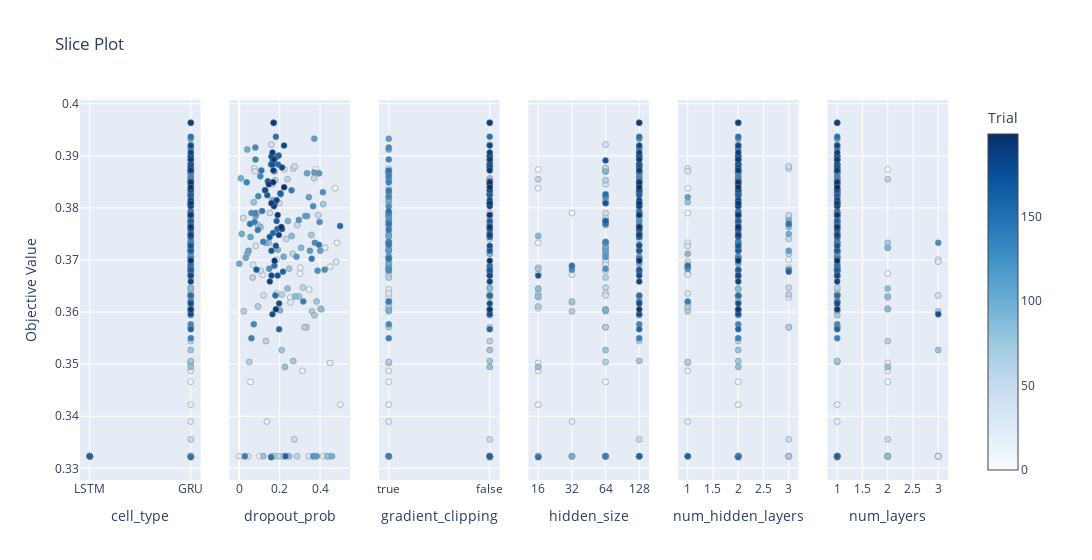

Notebook source saved alongside this figure:
### Markdown cell above
Slice Plot to show the importance of each hyperparameter's value

### Code cell
plot_slice(study)

### Figure 1 — Plotly figure (JSON) as saved in the notebook; plotly's stock layout.template omitted (floating-point values rounded to 4 significant figures; data arrays with more than 128 entries replaced by an {"elided": "..."} marker saying what was removed)
{"data": [{"marker": {"color": {"elided": "200 int values"}, "colorbar": {"title": {"text": "Trial"}, "x": 1, "xpad": 40}, "colorscale": [[0, "rgb(247,251,255)"], [0.125, "rgb(222,235,247)"], [0.25, "rgb(198,219,239)"], [0.375, "rgb(158,202,225)"], [0.5, "rgb(107,174,214)"], [0.625, "rgb(66,146,198)"], [0.75, "rgb(33,113,181)"], [0.875, "rgb(8,81,156)"], [1, "rgb(8,48,107)"]], "line": {"color": "Grey", "width": 0.5}, "showscale": true}, "mode": "markers", "name": "Feasible Trial", "showlegend": false, "type": "scatter", "x": {"elided": "200 str values"}, "xaxis": "x", "y": {"elided": "200 float values"}, "yaxis": "y"}, {"marker": {"color": {"elided": "200 int values"}, "colorbar": {"title": {"text": "Trial"}, "x": 1, "xpad": 40}, "colorscale": [[0, "rgb(247,251,255)"], [0.125, "rgb(222,235,247)"], [0.25, "rgb(198,219,239)"], [0.375, "rgb(158,202,225)"], [0.5, "rgb(107,174,214)"], [0.625, "rgb(66,146,198)"], [0.75, "rgb(33,113,181)"], [0.875, "rgb(8,81,156)"], [1, "rgb(8,48,107)"]], "line": {"color": "Grey", "width": 0.5}, "showscale": false}, "mode": "markers", "name": "Feasible Trial", "showlegend": false, "type": "scatter", "x": {"elided": "200 float values"}, "xaxis": "x2", "y": {"elided": "200 float values"}, "yaxis": "y2"}, {"marker": {"color": {"elided": "200 int values"}, "colorbar": {"title": {"text": "Trial"}, "x": 1, "xpad": 40}, "colorscale": [[0, "rgb(247,251,255)"], [0.125, "rgb(222,235,247)"], [0.25, "rgb(198,219,239)"], [0.375, "rgb(158,202,225)"], [0.5, "rgb(107,174,214)"], [0.625, "rgb(66,146,198)"], [0.75, "rgb(33,113,181)"], [0.875, "rgb(8,81,156)"], [1, "rgb(8,48,107)"]], "line": {"color": "Grey", "width": 0.5}, "showscale": false}, "mode": "markers", "name": "Feasible Trial", "showlegend": false, "type": "scatter", "x": {"elided": "200 bool values"}, "xaxis": "x3", "y": {"elided": "200 float values"}, "yaxis": "y3"}, {"marker": {"color": {"elided": "200 int values"}, "colorbar": {"title": {"text": "Trial"}, "x": 1, "xpad": 40}, "colorscale": [[0, "rgb(247,251,255)"], [0.125, "rgb(222,235,247)"], [0.25, "rgb(198,219,239)"], [0.375, "rgb(158,202,225)"], [0.5, "rgb(107,174,214)"], [0.625, "rgb(66,146,198)"], [0.75, "rgb(33,113,181)"], [0.875, "rgb(8,81,156)"], [1, "rgb(8,48,107)"]], "line": {"color": "Grey", "width": 0.5}, "showscale": false}, "mode": "markers", "name": "Feasible Trial", "showlegend": false, "type": "scatter", "x": {"elided": "200 int values"}, "xaxis": "x4", "y": {"elided": "200 float values"}, "yaxis": "y4"}, {"marker": {"color": {"elided": "200 int values"}, "colorbar": {"title": {"text": "Trial"}, "x": 1, "xpad": 40}, "colorscale": [[0, "rgb(247,251,255)"], [0.125, "rgb(222,235,247)"], [0.25, "rgb(198,219,239)"], [0.375, "rgb(158,202,225)"], [0.5, "rgb(107,174,214)"], [0.625, "rgb(66,146,198)"], [0.75, "rgb(33,113,181)"], [0.875, "rgb(8,81,156)"], [1, "rgb(8,48,107)"]], "line": {"color": "Grey", "width": 0.5}, "showscale": false}, "mode": "markers", "name": "Feasible Trial", "showlegend": false, "type": "scatter", "x": {"elided": "200 int values"}, "xaxis": "x5", "y": {"elided": "200 float values"}, "yaxis": "y5"}, {"marker": {"color": {"elided": "200 int values"}, "colorbar": {"title": {"text": "Trial"}, "x": 1, "xpad": 40}, "colorscale": [[0, "rgb(247,251,255)"], [0.125, "rgb(222,235,247)"], [0.25, "rgb(198,219,239)"], [0.375, "rgb(158,202,225)"], [0.5, "rgb(107,174,214)"], [0.625, "rgb(66,146,198)"], [0.75, "rgb(33,113,181)"], [0.875, "rgb(8,81,156)"], [1, "rgb(8,48,107)"]], "line": {"color": "Grey", "width": 0.5}, "showscale": false}, "mode": "markers", "name": "Feasible Trial", "showlegend": false, "type": "scatter", "x": {"elided": "200 int values"}, "xaxis": "x6", "y": {"elided": "200 float values"}, "yaxis": "y6"}], "layout": {"title": {"text": "Slice Plot"}, "width": 1800, "xaxis": {"anchor": "y", "categoryarray": ["LSTM", "GRU"], "categoryorder": "array", "domain": [0, 0.1389], "title": {"text": "cell_type"}, "type": "category"}, "xaxis2": {"anchor": "y2", "domain": [0.1722, 0.3111], "title": {"text": "dropout_prob"}}, "xaxis3": {"anchor": "y3", "categoryarray": [true, false], "categoryorder": "array", "domain": [0.3444, 0.4833], "title": {"text": "gradient_clipping"}, "type": "category"}, "xaxis4": {"anchor": "y4", "categoryarray": [16, 32, 64, 128], "categoryorder": "array", "domain": [0.5167, 0.6556], "title": {"text": "hidden_size"}, "type": "category"}, "xaxis5": {"anchor": "y5", "domain": [0.6889, 0.8278], "title": {"text": "num_hidden_layers"}}, "xaxis6": {"anchor": "y6", "domain": [0.8611, 1], "title": {"text": "num_layers"}}, "yaxis": {"anchor": "x", "domain": [0, 1], "title": {"text": "Objective Value"}}, "yaxis2": {"anchor": "x2", "domain": [0, 1], "matches": "y", "showticklabels": false}, "yaxis3": {"anchor": "x3", "domain": [0, 1], "matches": "y", "showticklabels": false}, "yaxis4": {"anchor": "x4", "domain": [0, 1], "matches": "y", "showticklabels": false}, "yaxis5": {"anchor": "x5", "domain": [0, 1], "matches": "y", "showticklabels": false}, "yaxis6": {"anchor": "x6", "domain": [0, 1], "matches": "y", "showticklabels": false}}}
